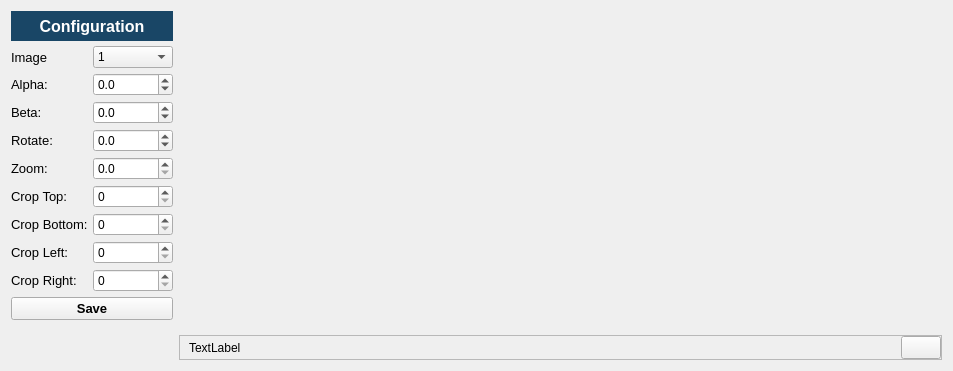
         <widget class="QWidget" name="page_calibration_side_view">
          <layout class="QHBoxLayout" name="horizontalLayout_7">
           <item>
            <widget class="QFrame" name="frame_configuration_side">
             <property name="minimumSize">
              <size>
               <width>162</width>
               <height>0</height>
              </size>
             </property>
             <property name="maximumSize">
              <size>
               <width>200</width>
               <height>16777215</height>
              </size>
             </property>
             <property name="frameShape">
              <enum>QFrame::NoFrame</enum>
             </property>
             <property name="frameShadow">
              <enum>QFrame::Plain</enum>
             </property>
             <layout class="QVBoxLayout" name="verticalLayout_9">
              <property name="spacing">
               <number>5</number>
              </property>
              <property name="leftMargin">
               <number>0</number>
              </property>
              <property name="topMargin">
               <number>0</number>
              </property>
              <property name="rightMargin">
               <number>0</number>
              </property>
              <property name="bottomMargin">
               <number>0</number>
              </property>
              <item>
               <widget class="QLabel" name="label_configuration_side">
                <property name="minimumSize">
                 <size>
                  <width>0</width>
                  <height>30</height>
                 </size>
                </property>
                <property name="maximumSize">
                 <size>
                  <width>16777215</width>
                  <height>40</height>
                 </size>
                </property>
                <property name="font">
                 <font>
                  <pointsize>12</pointsize>
                  <weight>75</weight>
                  <bold>true</bold>
                 </font>
                </property>
                <property name="styleSheet">
                 <string notr="true">background-color: #194666;
color: #FFFFFF;</string>
                </property>
                <property name="frameShape">
                 <enum>QFrame::NoFrame</enum>
                </property>
                <property name="text">
                 <string>Configuration</string>
                </property>
                <property name="alignment">
                 <set>Qt::AlignCenter</set>
                </property>
               </widget>
              </item>
              <item>
               <layout class="QFormLayout" name="formLayout_side">
                <item row="0" column="0">
                 <widget class="QLabel" name="label_27">
                  <property name="font">
                   <font>
                    <pointsize>10</pointsize>
                   </font>
                  </property>
                  <property name="text">
                   <string>Image</string>
                  </property>
                 </widget>
                </item>
                <item row="0" column="1">
                 <widget class="QComboBox" name="comboBox_image_side">
                  <property name="mouseTracking">
                   <bool>true</bool>
                  </property>
                  <item>
                   <property name="text">
                    <string>1</string>
                   </property>
                  </item>
                  <item>
                   <property name="text">
                    <string>2</string>
                   </property>
                  </item>
                  <item>
                   <property name="text">
                    <string>3</string>
                   </property>
                  </item>
                  <item>
                   <property name="text">
                    <string>4</string>
                   </property>
                  </item>
                 </widget>
                </item>
                <item row="1" column="0">
                 <widget class="QLabel" name="label_28">
                  <property name="font">
                   <font>
                    <pointsize>10</pointsize>
                   </font>
                  </property>
                  <property name="text">
                   <string>Alpha:</string>
                  </property>
                 </widget>
                </item>
                <item row="2" column="0">
                 <widget class="QLabel" name="label_29">
                  <property name="font">
                   <font>
                    <pointsize>10</pointsize>
                   </font>
                  </property>
                  <property name="text">
                   <string>Beta:</string>
                  </property>
                 </widget>
                </item>
                <item row="3" column="0">
                 <widget class="QLabel" name="label_30">
                  <property name="font">
                   <font>
                    <pointsize>10</pointsize>
                   </font>
                  </property>
                  <property name="text">
                   <string>Rotate:</string>
                  </property>
                 </widget>
                </item>
                <item row="3" column="1">
                 <widget class="QDoubleSpinBox" name="rotate_side">
                  <property name="decimals">
                   <number>1</number>
                  </property>
                  <property name="minimum">
                   <double>-180.000000000000000</double>
                  </property>
                  <property name="maximum">
                   <double>180.000000000000000</double>
                  </property>
                  <property name="singleStep">
                   <double>0.100000000000000</double>
                  </property>
                 </widget>
                </item>
                <item row="4" column="0">
                 <widget class="QLabel" name="label_31">
                  <property name="font">
                   <font>
                    <pointsize>10</pointsize>
                   </font>
                  </property>
                  <property name="text">
                   <string>Zoom:</string>
                  </property>
                 </widget>
                </item>
                <item row="4" column="1">
                 <widget class="QDoubleSpinBox" name="zoom_side">
                  <property name="decimals">
                   <number>1</number>
                  </property>
                  <property name="maximum">
                   <double>20.000000000000000</double>
                  </property>
                  <property name="singleStep">
                   <double>0.010000000000000</double>
                  </property>
                 </widget>
                </item>
                <item row="5" column="0">
                 <widget class="QLabel" name="label_32">
                  <property name="font">
                   <font>
                    <pointsize>10</pointsize>
                   </font>
                  </property>
                  <property name="text">
                   <string>Crop Top:</string>
                  </property>
                 </widget>
                </item>
                <item row="5" column="1">
                 <widget class="QSpinBox" name="crop_top_side">
                  <property name="minimum">
                   <number>0</number>
                  </property>
                  <property name="maximum">
                   <number>4000</number>
                  </property>
                 </widget>
                </item>
                <item row="6" column="1">
                 <widget class="QSpinBox" name="crop_bottom_side">
                  <property name="minimum">
                   <number>0</number>
                  </property>
                  <property name="maximum">
                   <number>4000</number>
                  </property>
                 </widget>
                </item>
                <item row="7" column="1">
                 <widget class="QSpinBox" name="crop_left_side">
                  <property name="minimum">
                   <number>0</number>
                  </property>
                  <property name="maximum">
                   <number>400</number>
                  </property>
                 </widget>
                </item>
                <item row="8" column="1">
                 <widget class="QSpinBox" name="crop_right_side">
                  <property name="minimum">
                   <number>0</number>
                  </property>
                  <property name="maximum">
                   <number>4000</number>
                  </property>
                 </widget>
                </item>
                <item row="6" column="0">
                 <widget class="QLabel" name="label_33">
                  <property name="font">
                   <font>
                    <pointsize>10</pointsize>
                   </font>
                  </property>
                  <property name="text">
                   <string>Crop Bottom:</string>
                  </property>
                 </widget>
                </item>
                <item row="7" column="0">
                 <widget class="QLabel" name="label_34">
                  <property name="font">
                   <font>
                    <pointsize>10</pointsize>
                   </font>
                  </property>
                  <property name="text">
                   <string>Crop Left:</string>
                  </property>
                 </widget>
                </item>
                <item row="8" column="0">
                 <widget class="QLabel" name="label_35">
                  <property name="font">
                   <font>
                    <pointsize>10</pointsize>
                   </font>
                  </property>
                  <property name="text">
                   <string>Crop Right:</string>
                  </property>
                 </widget>
                </item>
                <item row="1" column="1">
                 <widget class="QDoubleSpinBox" name="alpha_side">
                  <property name="decimals">
                   <number>1</number>
                  </property>
                  <property name="minimum">
                   <double>-90.000000000000000</double>
                  </property>
                  <property name="maximum">
                   <double>90.000000000000000</double>
                  </property>
                 </widget>
                </item>
                <item row="2" column="1">
                 <widget class="QDoubleSpinBox" name="beta_side">
                  <property name="decimals">
                   <number>1</number>
                  </property>
                  <property name="minimum">
                   <double>-90.000000000000000</double>
                  </property>
                  <property name="maximum">
                   <double>90.000000000000000</double>
                  </property>
                 </widget>
                </item>
               </layout>
              </item>
              <item>
               <widget class="QPushButton" name="btn_save_side">
                <property name="font">
                 <font>
                  <pointsize>10</pointsize>
                  <weight>75</weight>
                  <bold>true</bold>
                 </font>
                </property>
                <property name="styleSheet">
                 <string notr="true"/>
                </property>
                <property name="text">
                 <string>Save</string>
                </property>
               </widget>
              </item>
              <item>
               <spacer name="verticalSpacer_side">
                <property name="orientation">
                 <enum>Qt::Vertical</enum>
                </property>
                <property name="sizeHint" stdset="0">
                 <size>
                  <width>20</width>
                  <height>40</height>
                 </size>
                </property>
               </spacer>
              </item>
             </layout>
            </widget>
           </item>
           <item>
            <widget class="QFrame" name="frame_calibration_side">
             <property name="frameShape">
              <enum>QFrame::NoFrame</enum>
             </property>
             <property name="frameShadow">
              <enum>QFrame::Plain</enum>
             </property>
             <layout class="QVBoxLayout" name="verticalLayout_10">
              <property name="spacing">
               <number>5</number>
              </property>
              <property name="leftMargin">
               <number>0</number>
              </property>
              <property name="topMargin">
               <number>0</number>
              </property>
              <property name="rightMargin">
               <number>0</number>
              </property>
              <property name="bottomMargin">
               <number>0</number>
              </property>
              <item>
               <layout class="QVBoxLayout" name="verticalLayout_side">
                <item>
                 <layout class="QHBoxLayout" name="horizontalLayout_side">
                  <item>
                   <widget class="QLabel" name="overlay_image_side">
                    <property name="frameShape">
                     <enum>QFrame::NoFrame</enum>
                    </property>
                    <property name="text">
                     <string/>
                    </property>
                   </widget>
                  </item>
                 </layout>
                </item>
                <item>
                 <widget class="QFrame" name="frame_btn_close_side">
                  <property name="maximumSize">
                   <size>
                    <width>16777215</width>
                    <height>25</height>
                   </size>
                  </property>
                  <property name="frameShape">
                   <enum>QFrame::StyledPanel</enum>
                  </property>
                  <property name="frameShadow">
                   <enum>QFrame::Raised</enum>
                  </property>
                  <layout class="QHBoxLayout" name="horizontalLayout_15">
                   <property name="spacing">
                    <number>0</number>
                   </property>
                   <property name="topMargin">
                    <number>0</number>
                   </property>
                   <property name="rightMargin">
                    <number>0</number>
                   </property>
                   <property name="bottomMargin">
                    <number>0</number>
                   </property>
                   <item>
                    <widget class="QLabel" name="label_status_bar_side">
                     <property name="text">
                      <string>TextLabel</string>
                     </property>
                    </widget>
                   </item>
                   <item>
                    <spacer name="horizontalSpacer_side">
                     <property name="orientation">
                      <enum>Qt::Horizontal</enum>
                     </property>
                     <property name="sizeHint" stdset="0">
                      <size>
                       <width>660</width>
                       <height>20</height>
                      </size>
                     </property>
                    </spacer>
                   </item>
                   <item>
                    <widget class="QPushButton" name="btn_close_side">
                     <property name="maximumSize">
                      <size>
                       <width>40</width>
                       <height>16777215</height>
                      </size>
                     </property>
                     <property name="font">
                      <font>
                       <pointsize>10</pointsize>
                       <weight>75</weight>
                       <bold>true</bold>
                      </font>
                     </property>
                     <property name="styleSheet">
                      <string notr="true"/>
                     </property>
                     <property name="text">
                      <string/>
                     </property>
                    </widget>
                   </item>
                  </layout>
                 </widget>
                </item>
               </layout>
              </item>
             </layout>
            </widget>
           </item>
          </layout>
         </widget>
